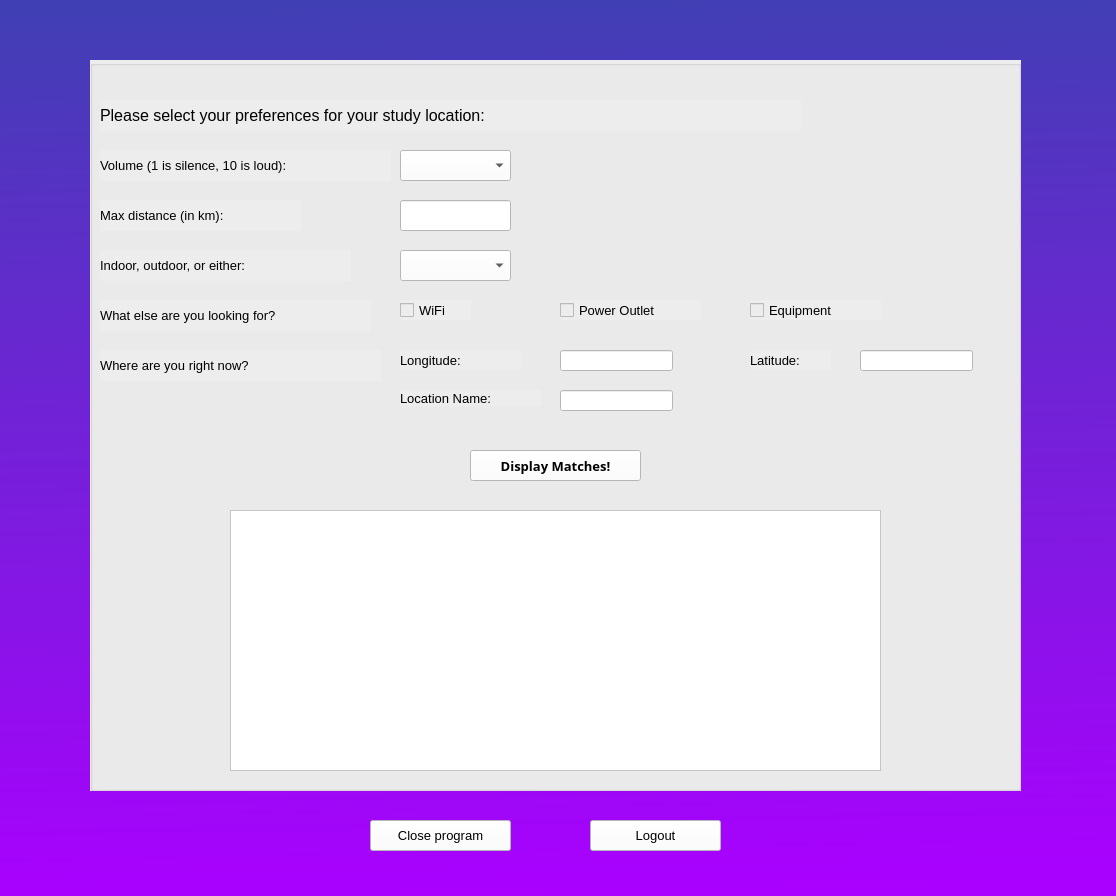
<?xml version="1.0" encoding="UTF-8"?>
<ui version="4.0">
 <class>findLocationMatches</class>
 <widget class="QWidget" name="findLocationMatches">
  <property name="geometry">
   <rect>
    <x>0</x>
    <y>0</y>
    <width>1116</width>
    <height>896</height>
   </rect>
  </property>
  <property name="palette">
   <palette>
    <active>
     <colorrole role="WindowText">
      <brush brushstyle="SolidPattern">
       <color alpha="255">
        <red>0</red>
        <green>0</green>
        <blue>0</blue>
       </color>
      </brush>
     </colorrole>
     <colorrole role="Button">
      <brush brushstyle="LinearGradientPattern">
       <gradient startx="0.489000000000000" starty="0.000000000000000" endx="0.517000000000000" endy="1.000000000000000" type="LinearGradient" spread="PadSpread" coordinatemode="ObjectBoundingMode">
        <gradientstop position="0.000000000000000">
         <color alpha="255">
          <red>65</red>
          <green>63</green>
          <blue>180</blue>
         </color>
        </gradientstop>
        <gradientstop position="1.000000000000000">
         <color alpha="255">
          <red>170</red>
          <green>0</green>
          <blue>255</blue>
         </color>
        </gradientstop>
       </gradient>
      </brush>
     </colorrole>
     <colorrole role="Light">
      <brush brushstyle="SolidPattern">
       <color alpha="255">
        <red>255</red>
        <green>255</green>
        <blue>255</blue>
       </color>
      </brush>
     </colorrole>
     <colorrole role="Midlight">
      <brush brushstyle="SolidPattern">
       <color alpha="255">
        <red>212</red>
        <green>212</green>
        <blue>255</blue>
       </color>
      </brush>
     </colorrole>
     <colorrole role="Dark">
      <brush brushstyle="SolidPattern">
       <color alpha="255">
        <red>85</red>
        <green>85</green>
        <blue>127</blue>
       </color>
      </brush>
     </colorrole>
     <colorrole role="Mid">
      <brush brushstyle="SolidPattern">
       <color alpha="255">
        <red>113</red>
        <green>113</green>
        <blue>170</blue>
       </color>
      </brush>
     </colorrole>
     <colorrole role="Text">
      <brush brushstyle="SolidPattern">
       <color alpha="255">
        <red>0</red>
        <green>0</green>
        <blue>0</blue>
       </color>
      </brush>
     </colorrole>
     <colorrole role="BrightText">
      <brush brushstyle="SolidPattern">
       <color alpha="255">
        <red>255</red>
        <green>255</green>
        <blue>255</blue>
       </color>
      </brush>
     </colorrole>
     <colorrole role="ButtonText">
      <brush brushstyle="SolidPattern">
       <color alpha="255">
        <red>0</red>
        <green>0</green>
        <blue>0</blue>
       </color>
      </brush>
     </colorrole>
     <colorrole role="Base">
      <brush brushstyle="LinearGradientPattern">
       <gradient startx="0.489000000000000" starty="0.000000000000000" endx="0.517000000000000" endy="1.000000000000000" type="LinearGradient" spread="PadSpread" coordinatemode="ObjectBoundingMode">
        <gradientstop position="0.000000000000000">
         <color alpha="255">
          <red>65</red>
          <green>63</green>
          <blue>180</blue>
         </color>
        </gradientstop>
        <gradientstop position="1.000000000000000">
         <color alpha="255">
          <red>170</red>
          <green>0</green>
          <blue>255</blue>
         </color>
        </gradientstop>
       </gradient>
      </brush>
     </colorrole>
     <colorrole role="Window">
      <brush brushstyle="LinearGradientPattern">
       <gradient startx="0.489000000000000" starty="0.000000000000000" endx="0.517000000000000" endy="1.000000000000000" type="LinearGradient" spread="PadSpread" coordinatemode="ObjectBoundingMode">
        <gradientstop position="0.000000000000000">
         <color alpha="255">
          <red>65</red>
          <green>63</green>
          <blue>180</blue>
         </color>
        </gradientstop>
        <gradientstop position="1.000000000000000">
         <color alpha="255">
          <red>170</red>
          <green>0</green>
          <blue>255</blue>
         </color>
        </gradientstop>
       </gradient>
      </brush>
     </colorrole>
     <colorrole role="Shadow">
      <brush brushstyle="SolidPattern">
       <color alpha="255">
        <red>0</red>
        <green>0</green>
        <blue>0</blue>
       </color>
      </brush>
     </colorrole>
     <colorrole role="AlternateBase">
      <brush brushstyle="SolidPattern">
       <color alpha="255">
        <red>212</red>
        <green>212</green>
        <blue>255</blue>
       </color>
      </brush>
     </colorrole>
     <colorrole role="ToolTipBase">
      <brush brushstyle="SolidPattern">
       <color alpha="255">
        <red>255</red>
        <green>255</green>
        <blue>220</blue>
       </color>
      </brush>
     </colorrole>
     <colorrole role="ToolTipText">
      <brush brushstyle="SolidPattern">
       <color alpha="255">
        <red>0</red>
        <green>0</green>
        <blue>0</blue>
       </color>
      </brush>
     </colorrole>
     <colorrole role="PlaceholderText">
      <brush brushstyle="SolidPattern">
       <color alpha="128">
        <red>0</red>
        <green>0</green>
        <blue>0</blue>
       </color>
      </brush>
     </colorrole>
    </active>
    <inactive>
     <colorrole role="WindowText">
      <brush brushstyle="SolidPattern">
       <color alpha="255">
        <red>0</red>
        <green>0</green>
        <blue>0</blue>
       </color>
      </brush>
     </colorrole>
     <colorrole role="Button">
      <brush brushstyle="LinearGradientPattern">
       <gradient startx="0.489000000000000" starty="0.000000000000000" endx="0.517000000000000" endy="1.000000000000000" type="LinearGradient" spread="PadSpread" coordinatemode="ObjectBoundingMode">
        <gradientstop position="0.000000000000000">
         <color alpha="255">
          <red>65</red>
          <green>63</green>
          <blue>180</blue>
         </color>
        </gradientstop>
        <gradientstop position="1.000000000000000">
         <color alpha="255">
          <red>170</red>
          <green>0</green>
          <blue>255</blue>
         </color>
        </gradientstop>
       </gradient>
      </brush>
     </colorrole>
     <colorrole role="Light">
      <brush brushstyle="SolidPattern">
       <color alpha="255">
        <red>255</red>
        <green>255</green>
        <blue>255</blue>
       </color>
      </brush>
     </colorrole>
     <colorrole role="Midlight">
      <brush brushstyle="SolidPattern">
       <color alpha="255">
        <red>212</red>
        <green>212</green>
        <blue>255</blue>
       </color>
      </brush>
     </colorrole>
     <colorrole role="Dark">
      <brush brushstyle="SolidPattern">
       <color alpha="255">
        <red>85</red>
        <green>85</green>
        <blue>127</blue>
       </color>
      </brush>
     </colorrole>
     <colorrole role="Mid">
      <brush brushstyle="SolidPattern">
       <color alpha="255">
        <red>113</red>
        <green>113</green>
        <blue>170</blue>
       </color>
      </brush>
     </colorrole>
     <colorrole role="Text">
      <brush brushstyle="SolidPattern">
       <color alpha="255">
        <red>0</red>
        <green>0</green>
        <blue>0</blue>
       </color>
      </brush>
     </colorrole>
     <colorrole role="BrightText">
      <brush brushstyle="SolidPattern">
       <color alpha="255">
        <red>255</red>
        <green>255</green>
        <blue>255</blue>
       </color>
      </brush>
     </colorrole>
     <colorrole role="ButtonText">
      <brush brushstyle="SolidPattern">
       <color alpha="255">
        <red>0</red>
        <green>0</green>
        <blue>0</blue>
       </color>
      </brush>
     </colorrole>
     <colorrole role="Base">
      <brush brushstyle="LinearGradientPattern">
       <gradient startx="0.489000000000000" starty="0.000000000000000" endx="0.517000000000000" endy="1.000000000000000" type="LinearGradient" spread="PadSpread" coordinatemode="ObjectBoundingMode">
        <gradientstop position="0.000000000000000">
         <color alpha="255">
          <red>65</red>
          <green>63</green>
          <blue>180</blue>
         </color>
        </gradientstop>
        <gradientstop position="1.000000000000000">
         <color alpha="255">
          <red>170</red>
          <green>0</green>
          <blue>255</blue>
         </color>
        </gradientstop>
       </gradient>
      </brush>
     </colorrole>
     <colorrole role="Window">
      <brush brushstyle="LinearGradientPattern">
       <gradient startx="0.489000000000000" starty="0.000000000000000" endx="0.517000000000000" endy="1.000000000000000" type="LinearGradient" spread="PadSpread" coordinatemode="ObjectBoundingMode">
        <gradientstop position="0.000000000000000">
         <color alpha="255">
          <red>65</red>
          <green>63</green>
          <blue>180</blue>
         </color>
        </gradientstop>
        <gradientstop position="1.000000000000000">
         <color alpha="255">
          <red>170</red>
          <green>0</green>
          <blue>255</blue>
         </color>
        </gradientstop>
       </gradient>
      </brush>
     </colorrole>
     <colorrole role="Shadow">
      <brush brushstyle="SolidPattern">
       <color alpha="255">
        <red>0</red>
        <green>0</green>
        <blue>0</blue>
       </color>
      </brush>
     </colorrole>
     <colorrole role="AlternateBase">
      <brush brushstyle="SolidPattern">
       <color alpha="255">
        <red>212</red>
        <green>212</green>
        <blue>255</blue>
       </color>
      </brush>
     </colorrole>
     <colorrole role="ToolTipBase">
      <brush brushstyle="SolidPattern">
       <color alpha="255">
        <red>255</red>
        <green>255</green>
        <blue>220</blue>
       </color>
      </brush>
     </colorrole>
     <colorrole role="ToolTipText">
      <brush brushstyle="SolidPattern">
       <color alpha="255">
        <red>0</red>
        <green>0</green>
        <blue>0</blue>
       </color>
      </brush>
     </colorrole>
     <colorrole role="PlaceholderText">
      <brush brushstyle="SolidPattern">
       <color alpha="128">
        <red>0</red>
        <green>0</green>
        <blue>0</blue>
       </color>
      </brush>
     </colorrole>
    </inactive>
    <disabled>
     <colorrole role="WindowText">
      <brush brushstyle="SolidPattern">
       <color alpha="255">
        <red>85</red>
        <green>85</green>
        <blue>127</blue>
       </color>
      </brush>
     </colorrole>
     <colorrole role="Button">
      <brush brushstyle="LinearGradientPattern">
       <gradient startx="0.489000000000000" starty="0.000000000000000" endx="0.517000000000000" endy="1.000000000000000" type="LinearGradient" spread="PadSpread" coordinatemode="ObjectBoundingMode">
        <gradientstop position="0.000000000000000">
         <color alpha="255">
          <red>65</red>
          <green>63</green>
          <blue>180</blue>
         </color>
        </gradientstop>
        <gradientstop position="1.000000000000000">
         <color alpha="255">
          <red>170</red>
          <green>0</green>
          <blue>255</blue>
         </color>
        </gradientstop>
       </gradient>
      </brush>
     </colorrole>
     <colorrole role="Light">
      <brush brushstyle="SolidPattern">
       <color alpha="255">
        <red>255</red>
        <green>255</green>
        <blue>255</blue>
       </color>
      </brush>
     </colorrole>
     <colorrole role="Midlight">
      <brush brushstyle="SolidPattern">
       <color alpha="255">
        <red>212</red>
        <green>212</green>
        <blue>255</blue>
       </color>
      </brush>
     </colorrole>
     <colorrole role="Dark">
      <brush brushstyle="SolidPattern">
       <color alpha="255">
        <red>85</red>
        <green>85</green>
        <blue>127</blue>
       </color>
      </brush>
     </colorrole>
     <colorrole role="Mid">
      <brush brushstyle="SolidPattern">
       <color alpha="255">
        <red>113</red>
        <green>113</green>
        <blue>170</blue>
       </color>
      </brush>
     </colorrole>
     <colorrole role="Text">
      <brush brushstyle="SolidPattern">
       <color alpha="255">
        <red>85</red>
        <green>85</green>
        <blue>127</blue>
       </color>
      </brush>
     </colorrole>
     <colorrole role="BrightText">
      <brush brushstyle="SolidPattern">
       <color alpha="255">
        <red>255</red>
        <green>255</green>
        <blue>255</blue>
       </color>
      </brush>
     </colorrole>
     <colorrole role="ButtonText">
      <brush brushstyle="SolidPattern">
       <color alpha="255">
        <red>85</red>
        <green>85</green>
        <blue>127</blue>
       </color>
      </brush>
     </colorrole>
     <colorrole role="Base">
      <brush brushstyle="LinearGradientPattern">
       <gradient startx="0.489000000000000" starty="0.000000000000000" endx="0.517000000000000" endy="1.000000000000000" type="LinearGradient" spread="PadSpread" coordinatemode="ObjectBoundingMode">
        <gradientstop position="0.000000000000000">
         <color alpha="255">
          <red>65</red>
          <green>63</green>
          <blue>180</blue>
         </color>
        </gradientstop>
        <gradientstop position="1.000000000000000">
         <color alpha="255">
          <red>170</red>
          <green>0</green>
          <blue>255</blue>
         </color>
        </gradientstop>
       </gradient>
      </brush>
     </colorrole>
     <colorrole role="Window">
      <brush brushstyle="LinearGradientPattern">
       <gradient startx="0.489000000000000" starty="0.000000000000000" endx="0.517000000000000" endy="1.000000000000000" type="LinearGradient" spread="PadSpread" coordinatemode="ObjectBoundingMode">
        <gradientstop position="0.000000000000000">
         <color alpha="255">
          <red>65</red>
          <green>63</green>
          <blue>180</blue>
         </color>
        </gradientstop>
        <gradientstop position="1.000000000000000">
         <color alpha="255">
          <red>170</red>
          <green>0</green>
          <blue>255</blue>
         </color>
        </gradientstop>
       </gradient>
      </brush>
     </colorrole>
     <colorrole role="Shadow">
      <brush brushstyle="SolidPattern">
       <color alpha="255">
        <red>0</red>
        <green>0</green>
        <blue>0</blue>
       </color>
      </brush>
     </colorrole>
     <colorrole role="AlternateBase">
      <brush brushstyle="SolidPattern">
       <color alpha="255">
        <red>170</red>
        <green>170</green>
        <blue>255</blue>
       </color>
      </brush>
     </colorrole>
     <colorrole role="ToolTipBase">
      <brush brushstyle="SolidPattern">
       <color alpha="255">
        <red>255</red>
        <green>255</green>
        <blue>220</blue>
       </color>
      </brush>
     </colorrole>
     <colorrole role="ToolTipText">
      <brush brushstyle="SolidPattern">
       <color alpha="255">
        <red>0</red>
        <green>0</green>
        <blue>0</blue>
       </color>
      </brush>
     </colorrole>
     <colorrole role="PlaceholderText">
      <brush brushstyle="SolidPattern">
       <color alpha="128">
        <red>0</red>
        <green>0</green>
        <blue>0</blue>
       </color>
      </brush>
     </colorrole>
    </disabled>
   </palette>
  </property>
  <property name="windowTitle">
   <string>Form</string>
  </property>
  <property name="autoFillBackground">
   <bool>false</bool>
  </property>
  <property name="styleSheet">
   <string notr="true">background-color: qlineargradient(spread:pad, x1:0.489, y1:0, x2:0.517, y2:1, stop:0 rgba(65, 63, 180, 255), stop:1 rgba(170, 0, 255, 255));</string>
  </property>
  <widget class="QPushButton" name="closeProgram">
   <property name="geometry">
    <rect>
     <x>370</x>
     <y>820</y>
     <width>141</width>
     <height>31</height>
    </rect>
   </property>
   <property name="font">
    <font>
     <pointsize>10</pointsize>
    </font>
   </property>
   <property name="styleSheet">
    <string notr="true">background-color: white;</string>
   </property>
   <property name="text">
    <string>Close program</string>
   </property>
  </widget>
  <widget class="QPushButton" name="logout">
   <property name="geometry">
    <rect>
     <x>590</x>
     <y>820</y>
     <width>131</width>
     <height>31</height>
    </rect>
   </property>
   <property name="font">
    <font>
     <pointsize>10</pointsize>
    </font>
   </property>
   <property name="styleSheet">
    <string notr="true">background-color: white;</string>
   </property>
   <property name="text">
    <string>Logout</string>
   </property>
  </widget>
  <widget class="QGroupBox" name="groupBox">
   <property name="geometry">
    <rect>
     <x>90</x>
     <y>60</y>
     <width>931</width>
     <height>731</height>
    </rect>
   </property>
   <property name="font">
    <font>
     <pointsize>18</pointsize>
     <weight>75</weight>
     <bold>true</bold>
    </font>
   </property>
   <property name="styleSheet">
    <string notr="true">background-color: #ededed;
color: black;
</string>
   </property>
   <property name="title">
    <string/>
   </property>
   <widget class="QTextBrowser" name="output">
    <property name="geometry">
     <rect>
      <x>140</x>
      <y>450</y>
      <width>651</width>
      <height>261</height>
     </rect>
    </property>
    <property name="font">
     <font>
      <pointsize>10</pointsize>
     </font>
    </property>
    <property name="styleSheet">
     <string notr="true">background-color: white;</string>
    </property>
   </widget>
   <widget class="QLineEdit" name="maxDistance">
    <property name="geometry">
     <rect>
      <x>310</x>
      <y>140</y>
      <width>111</width>
      <height>31</height>
     </rect>
    </property>
    <property name="font">
     <font>
      <pointsize>10</pointsize>
     </font>
    </property>
    <property name="styleSheet">
     <string notr="true">background-color: white;</string>
    </property>
   </widget>
   <widget class="QLabel" name="label_3">
    <property name="geometry">
     <rect>
      <x>10</x>
      <y>140</y>
      <width>201</width>
      <height>31</height>
     </rect>
    </property>
    <property name="minimumSize">
     <size>
      <width>101</width>
      <height>0</height>
     </size>
    </property>
    <property name="font">
     <font>
      <pointsize>10</pointsize>
     </font>
    </property>
    <property name="text">
     <string>Max distance (in km):</string>
    </property>
   </widget>
   <widget class="QLabel" name="label_9">
    <property name="geometry">
     <rect>
      <x>310</x>
      <y>330</y>
      <width>141</width>
      <height>16</height>
     </rect>
    </property>
    <property name="font">
     <font>
      <pointsize>10</pointsize>
     </font>
    </property>
    <property name="text">
     <string>Location Name:</string>
    </property>
   </widget>
   <widget class="QComboBox" name="volumeLevel">
    <property name="geometry">
     <rect>
      <x>310</x>
      <y>90</y>
      <width>111</width>
      <height>31</height>
     </rect>
    </property>
    <property name="styleSheet">
     <string notr="true">background-color: white;</string>
    </property>
   </widget>
   <widget class="QComboBox" name="InOrOut">
    <property name="geometry">
     <rect>
      <x>310</x>
      <y>190</y>
      <width>111</width>
      <height>31</height>
     </rect>
    </property>
    <property name="font">
     <font>
      <pointsize>10</pointsize>
     </font>
    </property>
    <property name="styleSheet">
     <string notr="true">background-color: white;</string>
    </property>
   </widget>
   <widget class="QLabel" name="label_7">
    <property name="geometry">
     <rect>
      <x>310</x>
      <y>290</y>
      <width>121</width>
      <height>20</height>
     </rect>
    </property>
    <property name="font">
     <font>
      <pointsize>10</pointsize>
     </font>
    </property>
    <property name="text">
     <string>Longitude:</string>
    </property>
   </widget>
   <widget class="QLabel" name="label">
    <property name="geometry">
     <rect>
      <x>10</x>
      <y>40</y>
      <width>701</width>
      <height>31</height>
     </rect>
    </property>
    <property name="font">
     <font>
      <pointsize>12</pointsize>
     </font>
    </property>
    <property name="styleSheet">
     <string notr="true"/>
    </property>
    <property name="text">
     <string>Please select your preferences for your study location:</string>
    </property>
   </widget>
   <widget class="QCheckBox" name="equipment">
    <property name="geometry">
     <rect>
      <x>660</x>
      <y>240</y>
      <width>131</width>
      <height>20</height>
     </rect>
    </property>
    <property name="font">
     <font>
      <pointsize>10</pointsize>
     </font>
    </property>
    <property name="text">
     <string>Equipment</string>
    </property>
   </widget>
   <widget class="QLineEdit" name="addressName">
    <property name="geometry">
     <rect>
      <x>470</x>
      <y>330</y>
      <width>113</width>
      <height>21</height>
     </rect>
    </property>
    <property name="styleSheet">
     <string notr="true">background-color: white;</string>
    </property>
   </widget>
   <widget class="QCheckBox" name="wifi">
    <property name="geometry">
     <rect>
      <x>310</x>
      <y>240</y>
      <width>71</width>
      <height>20</height>
     </rect>
    </property>
    <property name="font">
     <font>
      <pointsize>10</pointsize>
     </font>
    </property>
    <property name="text">
     <string>WiFi</string>
    </property>
   </widget>
   <widget class="QLabel" name="label_4">
    <property name="geometry">
     <rect>
      <x>10</x>
      <y>190</y>
      <width>251</width>
      <height>31</height>
     </rect>
    </property>
    <property name="minimumSize">
     <size>
      <width>121</width>
      <height>0</height>
     </size>
    </property>
    <property name="font">
     <font>
      <pointsize>10</pointsize>
     </font>
    </property>
    <property name="text">
     <string>Indoor, outdoor, or either:</string>
    </property>
   </widget>
   <widget class="QLabel" name="label_2">
    <property name="geometry">
     <rect>
      <x>10</x>
      <y>90</y>
      <width>291</width>
      <height>31</height>
     </rect>
    </property>
    <property name="minimumSize">
     <size>
      <width>151</width>
      <height>0</height>
     </size>
    </property>
    <property name="font">
     <font>
      <pointsize>10</pointsize>
     </font>
    </property>
    <property name="text">
     <string>Volume (1 is silence, 10 is loud):</string>
    </property>
   </widget>
   <widget class="QLabel" name="label_8">
    <property name="geometry">
     <rect>
      <x>660</x>
      <y>290</y>
      <width>81</width>
      <height>20</height>
     </rect>
    </property>
    <property name="font">
     <font>
      <pointsize>10</pointsize>
     </font>
    </property>
    <property name="text">
     <string>Latitude:</string>
    </property>
   </widget>
   <widget class="QCheckBox" name="power">
    <property name="geometry">
     <rect>
      <x>470</x>
      <y>240</y>
      <width>141</width>
      <height>20</height>
     </rect>
    </property>
    <property name="font">
     <font>
      <pointsize>10</pointsize>
     </font>
    </property>
    <property name="text">
     <string>Power Outlet</string>
    </property>
   </widget>
   <widget class="QPushButton" name="findMatches">
    <property name="geometry">
     <rect>
      <x>380</x>
      <y>390</y>
      <width>171</width>
      <height>31</height>
     </rect>
    </property>
    <property name="font">
     <font>
      <family>Segoe UI Semibold</family>
      <pointsize>10</pointsize>
      <weight>75</weight>
      <bold>true</bold>
     </font>
    </property>
    <property name="styleSheet">
     <string notr="true">background-color: white;</string>
    </property>
    <property name="text">
     <string>Display Matches!</string>
    </property>
   </widget>
   <widget class="QLineEdit" name="latitude">
    <property name="geometry">
     <rect>
      <x>770</x>
      <y>290</y>
      <width>113</width>
      <height>21</height>
     </rect>
    </property>
    <property name="styleSheet">
     <string notr="true">background-color: white;</string>
    </property>
   </widget>
   <widget class="QLineEdit" name="longitude">
    <property name="geometry">
     <rect>
      <x>470</x>
      <y>290</y>
      <width>113</width>
      <height>21</height>
     </rect>
    </property>
    <property name="styleSheet">
     <string notr="true">background-color: white;</string>
    </property>
   </widget>
   <widget class="QLabel" name="label_5">
    <property name="geometry">
     <rect>
      <x>10</x>
      <y>240</y>
      <width>271</width>
      <height>31</height>
     </rect>
    </property>
    <property name="minimumSize">
     <size>
      <width>121</width>
      <height>0</height>
     </size>
    </property>
    <property name="font">
     <font>
      <pointsize>10</pointsize>
     </font>
    </property>
    <property name="text">
     <string>What else are you looking for?</string>
    </property>
   </widget>
   <widget class="QLabel" name="label_10">
    <property name="geometry">
     <rect>
      <x>10</x>
      <y>290</y>
      <width>281</width>
      <height>31</height>
     </rect>
    </property>
    <property name="minimumSize">
     <size>
      <width>121</width>
      <height>0</height>
     </size>
    </property>
    <property name="font">
     <font>
      <pointsize>10</pointsize>
     </font>
    </property>
    <property name="text">
     <string>Where are you right now?</string>
    </property>
   </widget>
  </widget>
 </widget>
 <tabstops>
  <tabstop>volumeLevel</tabstop>
  <tabstop>maxDistance</tabstop>
  <tabstop>InOrOut</tabstop>
  <tabstop>wifi</tabstop>
  <tabstop>power</tabstop>
  <tabstop>equipment</tabstop>
  <tabstop>longitude</tabstop>
  <tabstop>latitude</tabstop>
  <tabstop>addressName</tabstop>
  <tabstop>findMatches</tabstop>
  <tabstop>output</tabstop>
  <tabstop>closeProgram</tabstop>
 </tabstops>
 <resources/>
 <connections>
  <connection>
   <sender>closeProgram</sender>
   <signal>clicked()</signal>
   <receiver>findLocationMatches</receiver>
   <slot>close()</slot>
   <hints>
    <hint type="sourcelabel">
     <x>438</x>
     <y>929</y>
    </hint>
    <hint type="destinationlabel">
     <x>741</x>
     <y>893</y>
    </hint>
   </hints>
  </connection>
 </connections>
</ui>
